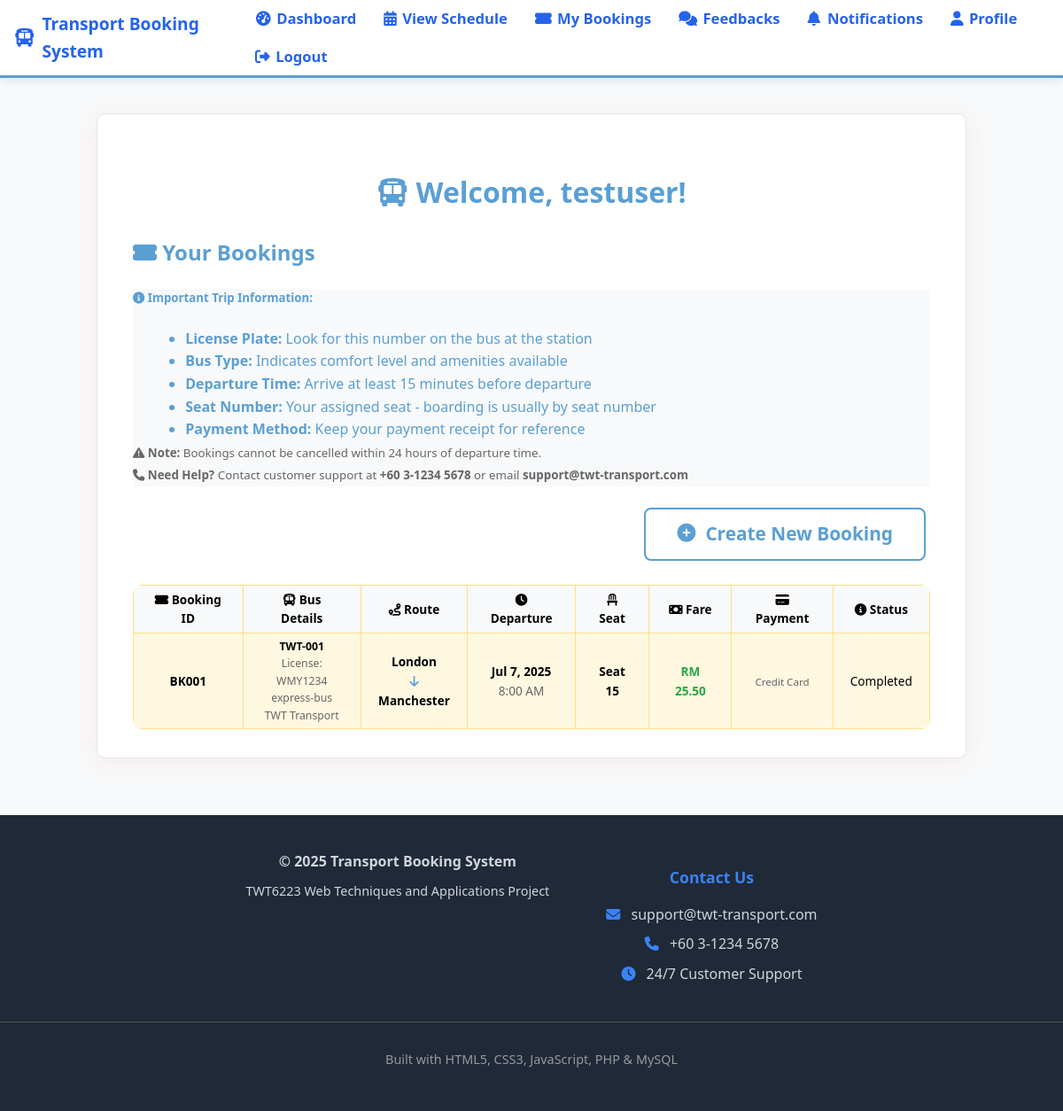
The app's page /views/dashboard.php (signed in) with its own data.
### tables this page shows
CREATE TABLE bookings (
    id INT AUTO_INCREMENT PRIMARY KEY,
    user_id INT NOT NULL,
    schedule_id INT NOT NULL,
    seat_number INT,
    booking_time DATETIME,
    payment_method VARCHAR(50),
    status VARCHAR(20) DEFAULT 'booked',
    booking_id VARCHAR(20) UNIQUE,
    FOREIGN KEY (user_id) REFERENCES users(id) ON DELETE CASCADE,
    FOREIGN KEY (schedule_id) REFERENCES schedules(id) ON DELETE CASCADE
);

CREATE TABLE buses (
    id INT AUTO_INCREMENT PRIMARY KEY,
    bus_number VARCHAR(20) NOT NULL UNIQUE,
    license_plate VARCHAR(7) NOT NULL UNIQUE COMMENT 'Malaysian license plate: 3 letters + 4 numbers (e.g., ABC1234)',
    bus_type VARCHAR(50),
    capacity INT,
    company VARCHAR(100)
);

CREATE TABLE routes (
    id INT AUTO_INCREMENT PRIMARY KEY,
    source VARCHAR(100),
    destination VARCHAR(100),
    fare DECIMAL(8,2),
    UNIQUE KEY unique_route (source, destination, fare) COMMENT 'Prevent duplicate routes with same source, destination, and fare'
);

CREATE TABLE schedules (
    id INT AUTO_INCREMENT PRIMARY KEY,
    bus_id INT NOT NULL,
    route_id INT NOT NULL,
    departure_time DATETIME,
    available_seats INT,
    FOREIGN KEY (bus_id) REFERENCES buses(id) ON DELETE CASCADE,
    FOREIGN KEY (route_id) REFERENCES routes(id) ON DELETE CASCADE
);

### controllers/bookingController.php (called while the page is built, shortened)
<?php
class BookingController {
    public function getBookingsByUser($userId) {
        $db = getDB();
        $stmt = $db->prepare("
            SELECT b.id, b.booking_id, b.status, b.seat_number, b.booking_time, b.payment_method,
                   s.departure_time, bu.bus_number, bu.license_plate, bu.bus_type, bu.company,
                   r.source, r.destination, r.fare
            FROM bookings b
            JOIN schedules s ON b.schedule_id = s.id
            JOIN buses bu ON s.bus_id = bu.id
            JOIN routes r ON s.route_id = r.id
            WHERE b.user_id = :user_id
            ORDER BY s.departure_time DESC
        ");
        $stmt->bindParam(':user_id', $userId);
        $stmt->execute();
        return $stmt->fetchAll(PDO::FETCH_ASSOC);
    }
}
?>

### views/dashboard.php (the view, shortened to what this page needs)
<?php
require_once('../controllers/bookingController.php');
$userId = $_SESSION['user']['id'];
$bookingController = new BookingController();
$bookings = $bookingController->getBookingsByUser($userId);
?>
<?php require_once('header.php'); ?>
<main style="display:flex;justify-content:center;align-items:flex-start;min-height:80vh;">
    <div class="card" style="margin-top:2.5rem;padding:2.5rem 2.5rem 2rem 2.5rem;min-width:600px;max-width:900px;width:100%;box-shadow:0 4px 24px rgba(229,57,53,0.08);">
        <h1 style="text-align:center;margin-bottom:1.5rem;"><i class="fa fa-bus icon-red"></i> Welcome, <span style="color:#5A9FD4;"><?php echo htmlspecialchars($_SESSION['user']['username'] ?? ''); ?>!</span></h1>
        <h2 style="margin-bottom:1.2rem;"><i class="fa fa-ticket-alt icon-red"></i> Your Bookings</h2>
        <div class="alert alert-info" style="margin-bottom:1.5rem;">
            <h5><i class="fa fa-info-circle"></i> Important Trip Information:</h5>
            <ul style="margin:0.5rem 0 0 1.2rem;">
                <li><strong>License Plate:</strong> Look for this number on the bus at the station</li>
                <li><strong>Bus Type:</strong> Indicates comfort level and amenities available</li>
                <li><strong>Departure Time:</strong> Arrive at least 15 minutes before departure</li>
                <li><strong>Seat Number:</strong> Your assigned seat - boarding is usually by seat number</li>
                <li><strong>Payment Method:</strong> Keep your payment receipt for reference</li>
            </ul>
            <small style="color:#666;"><i class="fa fa-exclamation-triangle"></i> <strong>Note:</strong> Bookings cannot be cancelled within 24 hours of departure time.</small><br>
            <small style="color:#666;"><i class="fa fa-phone"></i> <strong>Need Help?</strong> Contact customer support at <strong>+60 3-1234 5678</strong> or email <strong>support@twt-transport.com</strong></small>
        </div>
        <div style="text-align:right;margin-bottom:1.2rem;">
            <a href="booking.php" class="btn btn-primary"><i class="fa fa-plus-circle"></i> Create New Booking</a>
        </div>
        <?php if (empty($bookings)): ?>
            <div class="alert alert-info">You have no bookings yet. Book your first trip now!</div>
        <?php else: ?>
        <div class="table-responsive">
            <table class="table table-striped table-bordered" style="font-size: 0.85rem;">
                <thead style="background: #f8f9fa;">
                    <tr>
                        <th><i class="fa fa-ticket-alt"></i> Booking ID</th>
                        <th><i class="fa fa-bus"></i> Bus Details</th>
                        <th><i class="fa fa-route"></i> Route</th>
                        <th><i class="fa fa-clock"></i> Departure</th>
                        <th><i class="fa fa-chair"></i> Seat</th>
                        <th><i class="fa fa-money-bill"></i> Fare</th>
                        <th><i class="fa fa-credit-card"></i> Payment</th>
                        <th><i class="fa fa-info-circle"></i> Status</th>
                    </tr>
                </thead>
                <tbody>
                    <?php foreach ($bookings as $booking): ?>
                        <tr>
                            <td><strong><?php echo htmlspecialchars($booking['booking_id'] ?? ''); ?></strong></td>
                            <td>
                                <div style="font-size: 0.9em;">
                                    <strong><?php echo htmlspecialchars($booking['bus_number'] ?? ''); ?></strong><br>
                                    <span style="color: #666;">License: <?php echo htmlspecialchars($booking['license_plate'] ?? 'N/A'); ?></span><br>
                                    <span style="color: #666;"><?php echo htmlspecialchars($booking['bus_type'] ?? 'N/A'); ?></span><br>
                                    <span style="color: #666;"><?php echo htmlspecialchars($booking['company'] ?? ''); ?></span>
                                </div>
                            </td>
                            <td>
                                <strong><?php echo htmlspecialchars($booking['source'] ?? ''); ?></strong><br>
                                <i class="fa fa-arrow-down" style="color: #5A9FD4;"></i><br>
                                <strong><?php echo htmlspecialchars($booking['destination'] ?? ''); ?></strong>
                            </td>
                            <td>
                                <strong><?php echo date('M j, Y', strtotime($booking['departure_time'] ?? '')); ?></strong><br>
                                <span style="color: #666;"><?php echo date('g:i A', strtotime($booking['departure_time'] ?? '')); ?></span>
                            </td>
                            <td><strong>Seat <?php echo htmlspecialchars($booking['seat_number'] ?? ''); ?></strong></td>
                            <td><strong style="color: #28a745;">RM <?php echo number_format($booking['fare'] ?? 0, 2); ?></strong></td>
                            <td>
                                <span style="color: #666; font-size: 0.85em;">
                                    <?php echo htmlspecialchars($booking['payment_method'] ?? 'N/A'); ?>
                                </span>
                            </td>
                            <td>
                                <?php if ($booking['status'] === 'booked' || $booking['status'] === 'Completed'): ?>
                                    <span class="badge bg-success">Completed</span>
                                <?php elseif ($booking['status'] === 'cancelled' || $booking['status'] === 'Cancelled'): ?>
                                    <span class="badge bg-danger">Cancelled</span>
                                <?php else: ?>
                                    <span class="badge bg-secondary"><?php echo htmlspecialchars($booking['status'] ?? ''); ?></span>
                                <?php endif; ?>
                            </td>
                        </tr>
                    <?php endforeach; ?>
                </tbody>
            </table>
        </div>
        <?php endif; ?>
    </div>
</main>
<?php require_once('footer.php'); ?>

### records on screen
bookings: booking "BK001", buses.bus_number "TWT-001", buses.license_plate "WMY1234", buses.bus_type "express-bus", buses.company "TWT Transport", routes.source "London", routes.destination "Manchester", schedule.departure_time "Jul 7, 2025", schedule.departure_time "8:00 AM", seat_number "15", routes.fare "25.50", payment_method "Credit Card", status "Completed"

### other values on screen
$_SESSION['user']['username'] "testuser"
